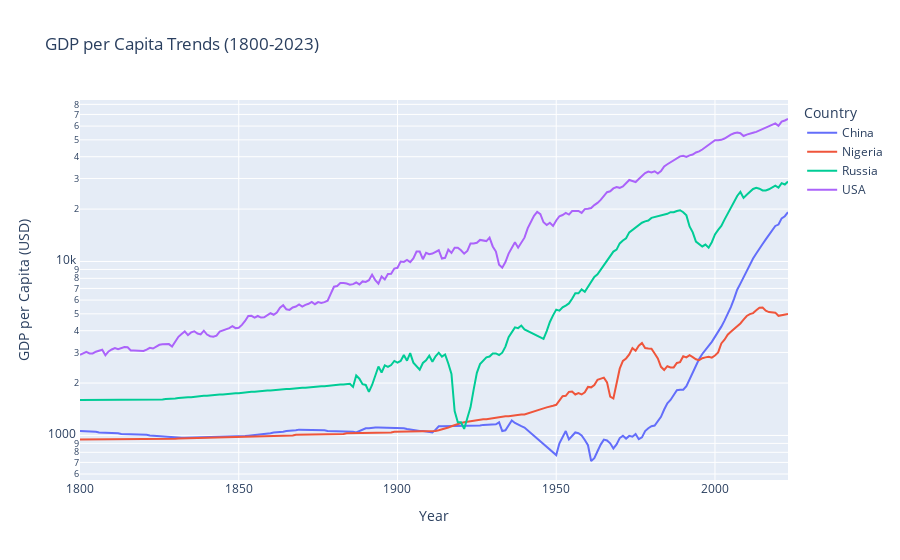

The notebook cell saved with this chart:
### Markdown cell above
## Line plot of GDP Trends

Recreate this [line plot](https://www.gapminder.org/tools/#$chart-type=linechart&url=v2)

### Code cell
gdp_trend = gapminder_df.query( "Year >= 1800 & Year <= 2023 & " \
"Country in ['China', 'USA', 'Russia', 'Nigeria' ] " ) 

fig = px.line(
    gdp_trend,
    x="Year",
    y="GDPpcap",
    color="Country",
    log_y=True,
    hover_name = 'Country',
    title="GDP per Capita Trends (1800-2023)",
    labels={"Year": "Year", "GDPpcap": "GDP per Capita (USD)"},
)
fig.show()

### Figure 1 — Plotly figure (JSON) as saved in the notebook; plotly's stock layout.template omitted (floating-point values rounded to 4 significant figures; data arrays with more than 128 entries replaced by an {"elided": "..."} marker saying what was removed)
{"data": [{"hovertemplate": "<b>%{hovertext}</b><br><br>Country=China<br>Year=%{x}<br>GDP per Capita (USD)=%{y}<extra></extra>", "hovertext": {"elided": "224 str values"}, "legendgroup": "China", "line": {"color": "#636efa", "dash": "solid"}, "marker": {"symbol": "circle"}, "mode": "lines", "name": "China", "orientation": "v", "showlegend": true, "type": "scatter", "x": {"elided": "224 int values"}, "xaxis": "x", "y": {"elided": "224 int values"}, "yaxis": "y"}, {"hovertemplate": "<b>%{hovertext}</b><br><br>Country=Nigeria<br>Year=%{x}<br>GDP per Capita (USD)=%{y}<extra></extra>", "hovertext": {"elided": "224 str values"}, "legendgroup": "Nigeria", "line": {"color": "#EF553B", "dash": "solid"}, "marker": {"symbol": "circle"}, "mode": "lines", "name": "Nigeria", "orientation": "v", "showlegend": true, "type": "scatter", "x": {"elided": "224 int values"}, "xaxis": "x", "y": {"elided": "224 int values"}, "yaxis": "y"}, {"hovertemplate": "<b>%{hovertext}</b><br><br>Country=Russia<br>Year=%{x}<br>GDP per Capita (USD)=%{y}<extra></extra>", "hovertext": {"elided": "224 str values"}, "legendgroup": "Russia", "line": {"color": "#00cc96", "dash": "solid"}, "marker": {"symbol": "circle"}, "mode": "lines", "name": "Russia", "orientation": "v", "showlegend": true, "type": "scatter", "x": {"elided": "224 int values"}, "xaxis": "x", "y": {"elided": "224 int values"}, "yaxis": "y"}, {"hovertemplate": "<b>%{hovertext}</b><br><br>Country=USA<br>Year=%{x}<br>GDP per Capita (USD)=%{y}<extra></extra>", "hovertext": {"elided": "224 str values"}, "legendgroup": "USA", "line": {"color": "#ab63fa", "dash": "solid"}, "marker": {"symbol": "circle"}, "mode": "lines", "name": "USA", "orientation": "v", "showlegend": true, "type": "scatter", "x": {"elided": "224 int values"}, "xaxis": "x", "y": {"elided": "224 int values"}, "yaxis": "y"}], "layout": {"autosize": true, "legend": {"title": {"text": "Country"}, "tracegroupgap": 0}, "title": {"text": "GDP per Capita Trends (1800-2023)"}, "xaxis": {"anchor": "y", "autorange": true, "domain": [0, 1], "range": [1800, 2023], "title": {"text": "Year"}, "type": "linear"}, "yaxis": {"anchor": "x", "autorange": true, "domain": [0, 1], "range": [2.744, 4.928], "title": {"text": "GDP per Capita (USD)"}, "type": "log"}}}
